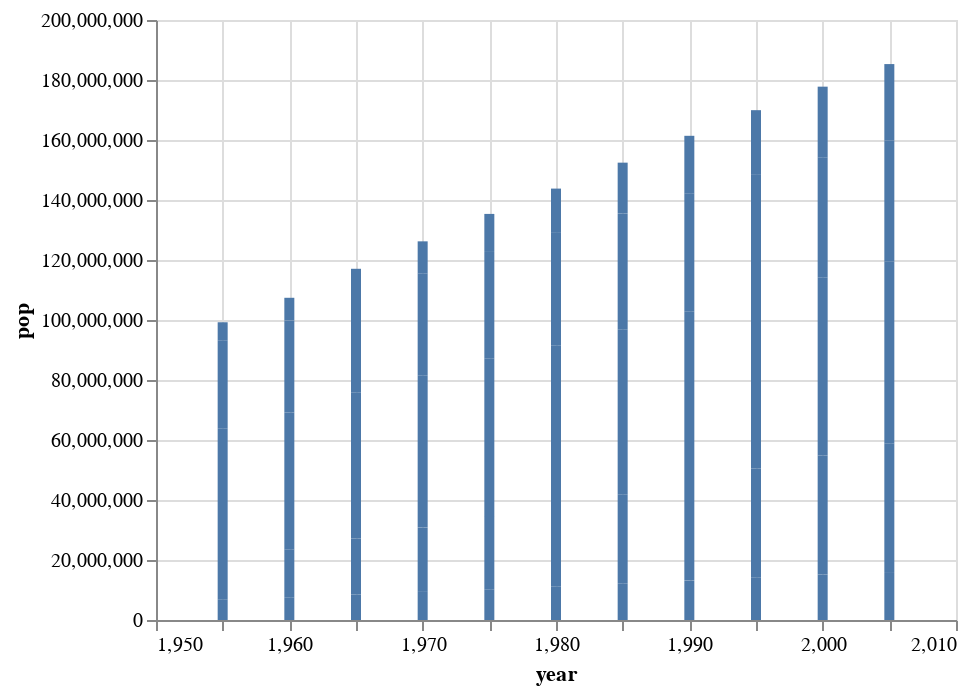

The cell this chart's notebook holds for it:
### Code cell
alt.Chart(datos_paises).mark_bar().encode(
    x = 'year',
    y = 'pop',
)

### Figure 1 — Vega-Lite specification as saved in the notebook (floating-point values rounded to 4 significant figures)
{"config": {"view": {"continuousWidth": 400, "continuousHeight": 300}}, "data": {"name": "data-7716b28a06f3e1891c23202e4821b623"}, "mark": "bar", "encoding": {"x": {"field": "year", "type": "quantitative"}, "y": {"field": "pop", "type": "quantitative"}}, "$schema": "https://vega.github.io/schema/vega-lite/v4.17.0.json", "datasets": {"data-7716b28a06f3e1891c23202e4821b623": [{"year": 1955, "country": "Chile", "cluster": 3, "pop": 6743269, "life_expect": 56.07, "fertility": 5.486}, {"year": 1960, "country": "Chile", "cluster": 3, "pop": 7585349, "life_expect": 57.92, "fertility": 5.439}, {"year": 1965, "country": "Chile", "cluster": 3, "pop": 8509950, "life_expect": 60.52, "fertility": 4.441}, {"year": 1970, "country": "Chile", "cluster": 3, "pop": 9368558, "life_expect": 63.44, "fertility": 3.63}, {"year": 1975, "country": "Chile", "cluster": 3, "pop": 10251542, "life_expect": 67.05, "fertility": 2.803}, {"year": 1980, "country": "Chile", "cluster": 3, "pop": 11093718, "life_expect": 70.56, "fertility": 2.671}, {"year": 1985, "country": "Chile", "cluster": 3, "pop": 12066701, "life_expect": 72.49, "fertility": 2.65}, {"year": 1990, "country": "Chile", "cluster": 3, "pop": 13127760, "life_expect": 74.13, "fertility": 2.55}, {"year": 1995, "country": "Chile", "cluster": 3, "pop": 14205449, "life_expect": 75.82, "fertility": 2.21}, {"year": 2000, "country": "Chile", "cluster": 3, "pop": 15153450, "life_expect": 77.86, "fertility": 2.0}, {"year": 2005, "country": "Chile", "cluster": 3, "pop": 15980912, "life_expect": 78.55, "fertility": 1.944}, {"year": 1955, "country": "Colombia", "cluster": 3, "pop": 13588405, "life_expect": 55.12, "fertility": 6.76}, {"year": 1960, "country": "Colombia", "cluster": 3, "pop": 15952727, "life_expect": 57.86, "fertility": 6.76}, {"year": 1965, "country": "Colombia", "cluster": 3, "pop": 18646175, "life_expect": 59.96, "fertility": 6.18}, {"year": 1970, "country": "Colombia", "cluster": 3, "pop": 21429658, "life_expect": 61.62, "fertility": 5.0}, {"year": 1975, "country": "Colombia", "cluster": 3, "pop": 24114177, "life_expect": 63.84, "fertility": 4.338}, {"year": 1980, "country": "Colombia", "cluster": 3, "pop": 26582811, "life_expect": 66.65, "fertility": 3.685}, {"year": 1985, "country": "Colombia", "cluster": 3, "pop": 29678395, "life_expect": 67.77, "fertility": 3.172}, {"year": 1990, "country": "Colombia", "cluster": 3, "pop": 32858579, "life_expect": 68.42, "fertility": 2.93}, {"year": 1995, "country": "Colombia", "cluster": 3, "pop": 36280883, "life_expect": 70.31, "fertility": 2.7}, {"year": 2000, "country": "Colombia", "cluster": 3, "pop": 39685655, "life_expect": 71.68, "fertility": 2.47}, {"year": 2005, "country": "Colombia", "cluster": 3, "pop": 42954279, "life_expect": 72.89, "fertility": 2.22}, {"year": 1955, "country": "France", "cluster": 1, "pop": 43427669, "life_expect": 68.93, "fertility": 2.712}, {"year": 1960, "country": "France", "cluster": 1, "pop": 45670000, "life_expect": 70.51, "fertility": 2.85}, {"year": 1965, "country": "France", "cluster": 1, "pop": 48763000, "life_expect": 71.55, "fertility": 2.607}, {"year": 1970, "country": "France", "cluster": 1, "pop": 50787000, "life_expect": 72.38, "fertility": 2.31}, {"year": 1975, "country": "France", "cluster": 1, "pop": 52758427, "life_expect": 73.83, "fertility": 1.862}, {"year": 1980, "country": "France", "cluster": 1, "pop": 53869743, "life_expect": 74.89, "fertility": 1.866}, {"year": 1985, "country": "France", "cluster": 1, "pop": 55171224, "life_expect": 76.34, "fertility": 1.805}, {"year": 1990, "country": "France", "cluster": 1, "pop": 56735161, "life_expect": 77.46, "fertility": 1.713}, {"year": 1995, "country": "France", "cluster": 1, "pop": 58149727, "life_expect": 78.64, "fertility": 1.762}, {"year": 2000, "country": "France", "cluster": 1, "pop": 59381628, "life_expect": 79.59, "fertility": 1.883}, {"year": 2005, "country": "France", "cluster": 1, "pop": 60656178, "life_expect": 80.66, "fertility": 1.892}, {"year": 1955, "country": "Spain", "cluster": 1, "pop": 29318745, "life_expect": 66.66, "fertility": 2.75}, {"year": 1960, "country": "Spain", "cluster": 1, "pop": 30641187, "life_expect": 69.69, "fertility": 2.89}, {"year": 1965, "country": "Spain", "cluster": 1, "pop": 32084511, "life_expect": 71.44, "fertility": 2.92}, {"year": 1970, "country": "Spain", "cluster": 1, "pop": 33876479, "life_expect": 73.06, "fertility": 2.86}, {"year": 1975, "country": "Spain", "cluster": 1, "pop": 35563535, "life_expect": 74.39, "fertility": 2.57}, {"year": 1980, "country": "Spain", "cluster": 1, "pop": 37488360, "life_expect": 76.3, "fertility": 1.89}, {"year": 1985, "country": "Spain", "cluster": 1, "pop": 38534853, "life_expect": 76.9, "fertility": 1.48}, {"year": 1990, "country": "Spain", "cluster": 1, "pop": 39350769, "life_expect": 77.57, "fertility": 1.27}, {"year": 1995, "country": "Spain", "cluster": 1, "pop": 39749715, "life_expect": 78.77, "fertility": 1.182}, {"year": 2000, "country": "Spain", "cluster": 1, "pop": 40016081, "life_expect": 79.78, "fertility": 1.287}, {"year": 2005, "country": "Spain", "cluster": 1, "pop": 40341462, "life_expect": 80.94, "fertility": 1.409}, {"year": 1955, "country": "Venezuela", "cluster": 3, "pop": 6170497, "life_expect": 57.91, "fertility": 6.458}, {"year": 1960, "country": "Venezuela", "cluster": 3, "pop": 7556483, "life_expect": 60.77, "fertility": 6.657}, {"year": 1965, "country": "Venezuela", "cluster": 3, "pop": 9067735, "life_expect": 63.48, "fertility": 5.905}, {"year": 1970, "country": "Venezuela", "cluster": 3, "pop": 10758017, "life_expect": 65.71, "fertility": 4.941}, {"year": 1975, "country": "Venezuela", "cluster": 3, "pop": 12674987, "life_expect": 67.46, "fertility": 4.468}, {"year": 1980, "country": "Venezuela", "cluster": 3, "pop": 14767890, "life_expect": 68.56, "fertility": 3.957}, {"year": 1985, "country": "Venezuela", "cluster": 3, "pop": 16997509, "life_expect": 70.19, "fertility": 3.649}, {"year": 1990, "country": "Venezuela", "cluster": 3, "pop": 19325222, "life_expect": 71.15, "fertility": 3.25}, {"year": 1995, "country": "Venezuela", "cluster": 3, "pop": 21555902, "life_expect": 72.15, "fertility": 2.942}, {"year": 2000, "country": "Venezuela", "cluster": 3, "pop": 23542649, "life_expect": 72.77, "fertility": 2.723}, {"year": 2005, "country": "Venezuela", "cluster": 3, "pop": 25375281, "life_expect": 73.75, "fertility": 2.547}]}}
